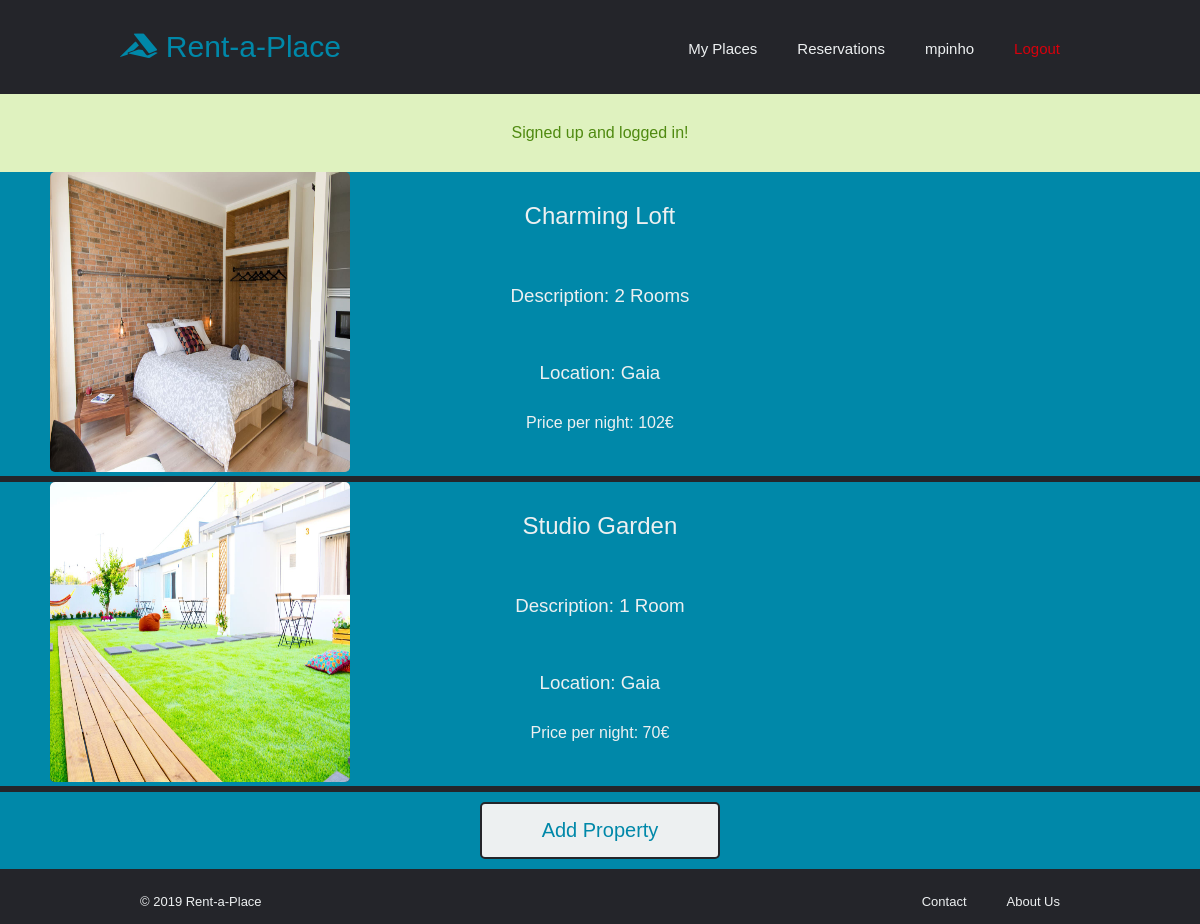
Page /pages/manage.php (signed in) on the committed database.
### tables this page shows
CREATE TABLE Properties (id INTEGER PRIMARY KEY, ownerID INTEGER NOT NULL, price FLOAT NOT NULL, title VARCHAR NOT NULL, location VARCHAR NOT NULL, description VARCHAR NOT NULL, availabilityStart DATE, availabilityEnd DATE);

CREATE TABLE Photos (id INTEGER PRIMARY KEY, propertyID INTEGER, path TEXT NOT NULL);

### pages/manage.php (called while the page is built, shortened)
<?php
  include_once('../templates/tpl_common.php');
  include_once('../templates/tpl_rental.php');
  include_once('../database/db_properties.php');
  $rentals = getProperties($_SESSION['username']);
  draw_header($_SESSION['username']);
  draw_rentals($rentals);
  draw_add();
  draw_footer();

### database/db_properties.php (called while the page is built, shortened)
<?php
    include_once('../database/db_user.php');
  function getProperties($username)
  {
      $db = Database::instance()->db();
      $user = getUser($username);
      $stmt = $db->prepare('SELECT * FROM Properties WHERE ownerID = ?');
      $stmt->execute(array($user['id']));
      return $stmt->fetchAll();
  }
  function getPropertyPhotos($property_id)
  {
      $db = Database::instance()->db();
      $stmt = $db->prepare('SELECT * FROM Photos WHERE propertyID = ?');
      $stmt->execute(array($property_id));
      return $stmt->fetchAll();
  }

### database/db_user.php (called while the page is built, shortened)
<?php
  function getUser($username)
  {
      $db = Database::instance()->db();
      $stmt = $db->prepare('SELECT * FROM Users WHERE username = ?');
      $stmt->execute(array($username));
      return $stmt->fetch();
  }

### templates/tpl_rental.php (the view, shortened to what this page needs)
<?php
include_once('../database/db_properties.php');
include_once('../database/db_user.php');
function draw_rentals($rentals)
{
    ?>
  <section class="rentals">
  <?php
    foreach ($rentals as $rental) {
        draw_rental($rental);
    } ?>
  </section>
<?php
} ?>
<?php function draw_add()
    {
        ?>
  <section class="add_menu">
    <button type="button" onclick="window.location.href='../pages/addproperty.php'" >Add Property</button>
  </section>
<?php
    } ?>
<?php function draw_rental($rental)
    {
        $photos = getPropertyPhotos($rental['id']);
        $username = getUserbyID($rental['ownerID']); ?>
<a href="property.php?id=<?=$rental['id']?> " class="rental">
<article>
  <main>
    <div class="row">
      <div class="column">
        <img alt="Property Image" src="../images/properties/<?php echo $photos[0]['path']; ?>"/>
      </div>
      <div class="column">
        <h2><?=$rental['title']?></h2>
        <h3>Description: <?=$rental['description']?></h3>
        <h3>Location: <?=$rental['location']?></h3>
        <h4>Price per night: <?=$rental['price']?>€</h4>
      </div>
    </div>
</main>
</article>
</a>
<?php
    } ?>

### templates/tpl_common.php (shortened to what this page needs)
<?php function draw_header($username)
{
     ?>
  <!DOCTYPE html>
  <html>
    <head>
    <link rel="stylesheet" type="text/css" href="../css/header.css">
    <link rel="stylesheet" type="text/css" href="../css/style.css">
    <link rel="stylesheet" type="text/css" href="../css/footer.css">
    <link rel="stylesheet" type="text/css" href="../css/auth.css">
    <link rel="stylesheet" type="text/css" href="../css/profile.css">
    <link rel="stylesheet" type="text/css" href="../css/aboutus.css">
    <link rel="stylesheet" type="text/css" href="../css/rental.css">
    <link rel="stylesheet" type="text/css" href="../css/property.css">
    <link rel="stylesheet" type="text/css" href="../css/contact.css">
    <link rel="stylesheet" type="text/css" href="../css/search.css">
</head>
    <body>
      <header class="main_header">
        <nav>
        <?php if ($username != null) { ?>
          <ul id="header_links">
              <li><h1><a href="login.php" ><i class="fab fa-accusoft"></i> Rent-a-Place</a></h1></li>
              <li class="right_links"><a id="logout" href="../actions/action_logout.php">Logout</a></li>
              <li class="right_links"><a href="profile.php"><?=$username?></a></li>
              <li class="right_links"><a href="reservations.php">Reservations</a></li>
              <li class="right_links"><a href="manage.php">My Places</a></li>
            </ul>
        <?php } else { ?>
          <ul id="header_links">
              <li><h1><a href="login.php" ><i class="fab fa-accusoft"></i> Rent-a-Place</a></h1></li>
            </ul>
        <?php  } ?>
        </nav>
      </header>
      <?php if (isset($_SESSION['messages'])) {?>
        <section id="messages">
          <?php foreach ($_SESSION['messages'] as $message) { ?>
            <div class="<?=$message['type']?>"><?=$message['content']?></div>
          <?php } ?>
        </section>
      <?php unset($_SESSION['messages']); } ?>
<?php
} ?>
<?php function draw_footer()
    {
          ?>
    <footer class="main_footer">
        <ul id="footer_links">
            <li>
            &copy; 2019 Rent-a-Place
            </li>
            <li class="footer_right">
                <a href="aboutus.php">About Us</a>
            </li>
            <li class="footer_right">
                <a href="contact.php">Contact</a>
            </li>
        </ul>
    </footer>
  </body>
</html>
<?php
    } ?>

### css/header.css (style rules this page uses)
.main_header { margin: 30px 10%; }
#header_links { list-style: none; }
#header_links li { display: inline-block; }
h1 a { font-size: 30px; text-decoration: none; transition: all 0.3s ease 0s; color: #0088a9; }
.right_links { float: right; padding: 0px 20px; margin-top: 10px; }
.right_links a { transition: all 0.3s ease 0s; font-size: 15px; color: #edf0f1; text-decoration: none; }
.right_links #logout { color: #d8000c; }
body > #messages div { width: 100%; padding: 30px 10%; text-align: center; }
body > #messages .success { color: #4f8a10; background-color: #dff2bf; }

### css/style.css (style rules this page uses)
* { box-sizing: border-box; margin: 0; padding: 0; background-color: #24252a; font-family: "Montserrat", sans-serif; font-weight: 500; }

### css/footer.css (style rules this page uses)
.main_footer { color: #edf0f1; padding: 15px 10%; font-size: 13px; }
#footer_links li { display: inline-block; padding: 0px 20px; }
.footer_right { float: right; }
.footer_right a { text-decoration: none; color: #edf0f1; transition: all 0.3s ease 0s; }

### css/auth.css (style rules this page uses)
h2 { color: #edf0f1; background-color: #0088a9; padding: 30px 10%; text-align: center; }

### css/aboutus.css (style rules this page uses)
h3 { color: #edf0f1; background-color: #0088a9; padding: 30px 10%; }

### css/rental.css (style rules this page uses)
.rental { transition: all 0.3s ease 0s; color: #edf0f1; text-decoration: none; background-color: #0088a9; }
.rental article { border-bottom: 2px solid #24252a; }
.rental h3 { margin-top: -5px; text-align: center; }
.rental h4 { text-align: center; color: #edf0f1; background-color: #0088a9; }
.rental img { width: 300px; height: 300px; border-radius: 5px; }
.rental .row { width: 100%; display: inline-block; background-color: #0088a9; }
.rental .column { float: left; width: 33.33%; text-align: center; background-color: #0088a9; }
.rental h2 { text-align: center; }
.add_menu { background-color: #0088a9; margin-bottom: 10px; padding-top: 10px; padding-bottom: 10px; }
.add_menu button { color: #0088a9; font-size: 20px; font-weight: 500; padding: 15px 20px; border: 2px solid #24252a; border-radius: 5px; cursor: pointer; background-color: #edf0f1; transition: all 0.3s ease 0s; width: 20%; text-align: center; display: block; margin-left: auto; margin-right: auto; }

### rows in the picture
properties: photos.path (picture), title "Charming Loft", description "2 Rooms", location "Gaia", price "102"
properties: photos.path (picture), title "Studio Garden", description "1 Room", location "Gaia", price "70"

### other values in the picture
$username "mpinho"
$message['content'] "Signed up and logged in!"
